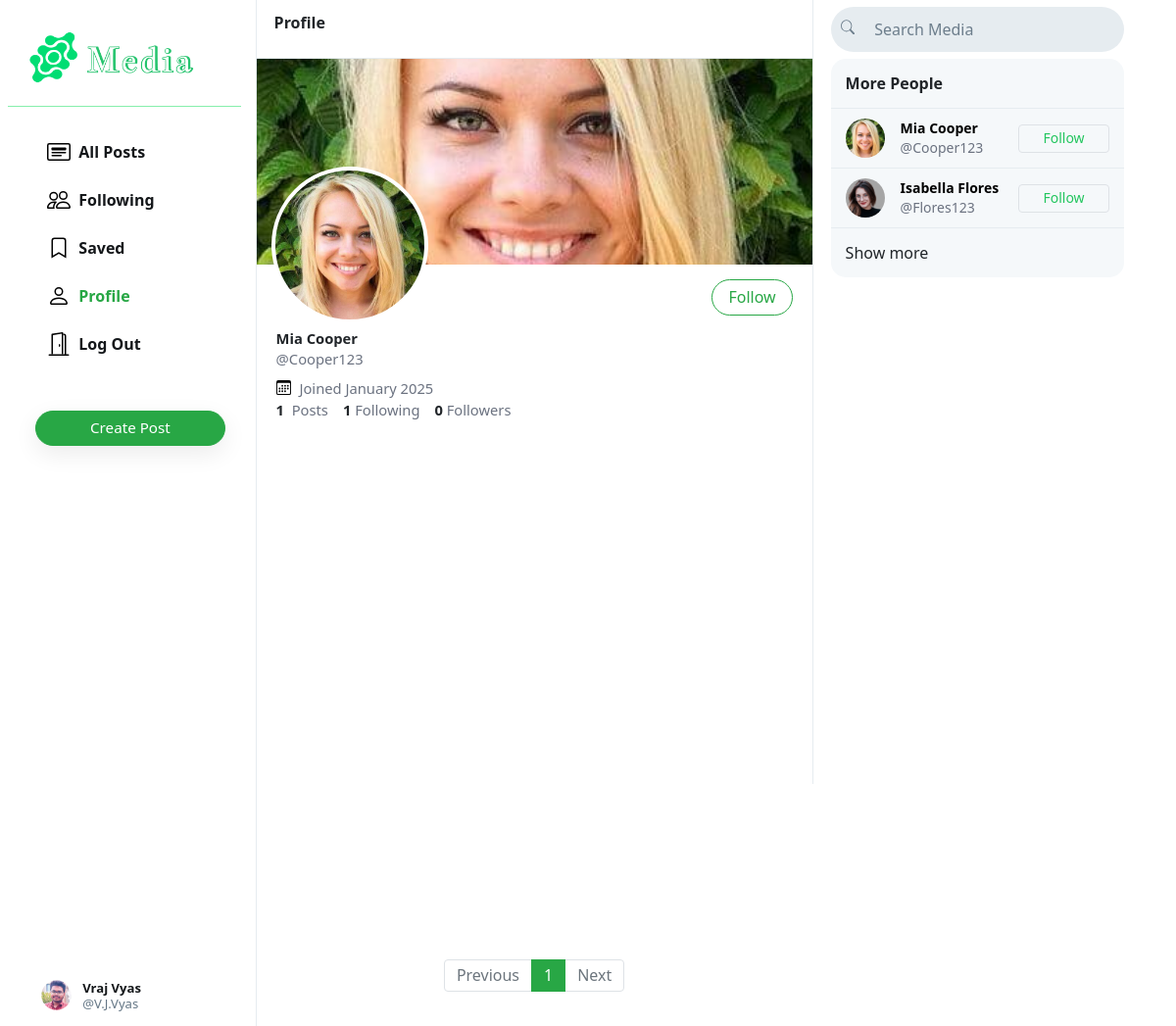
Page /Cooper123 (signed in) on the earlier database version.
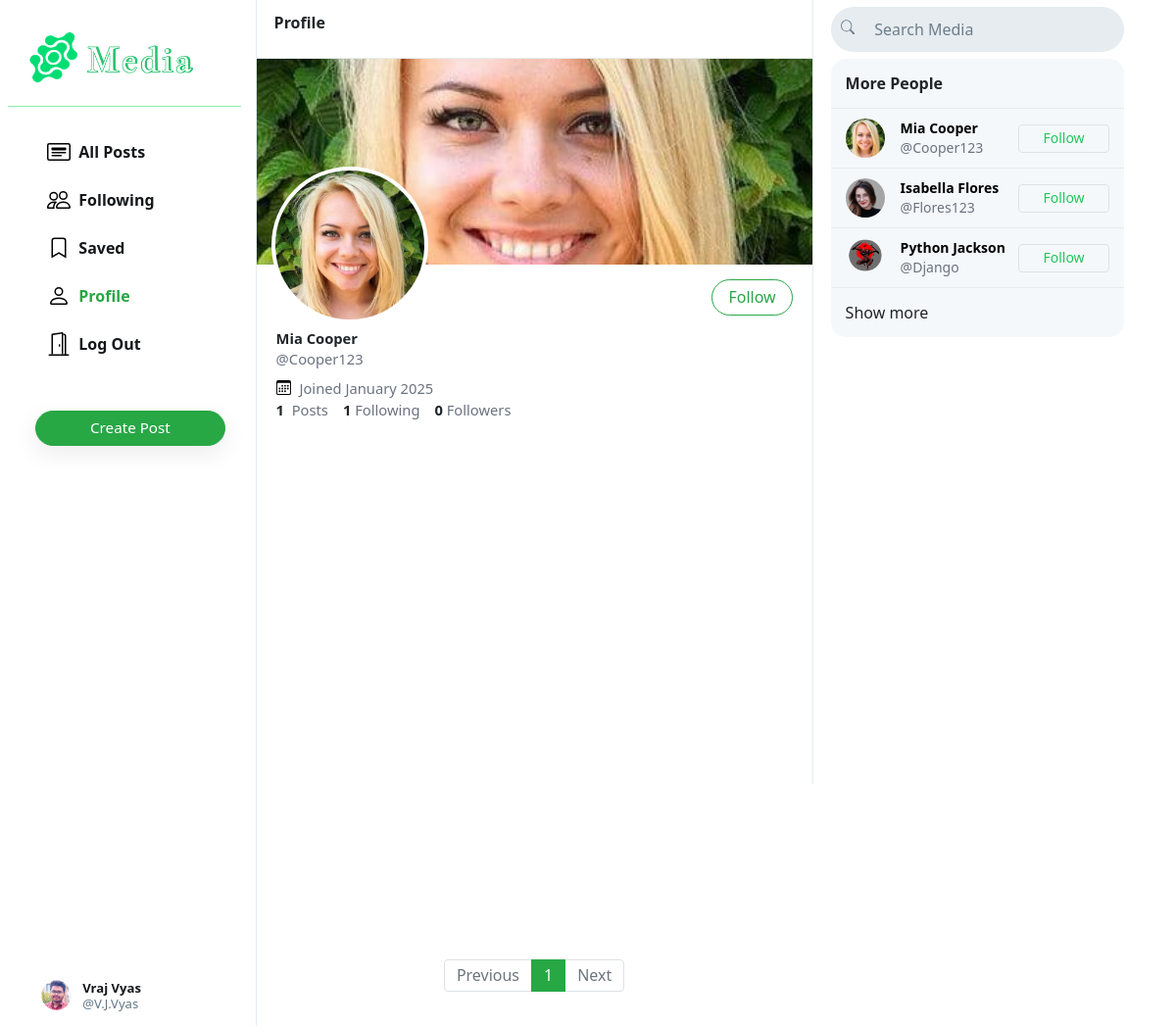
Same page on the later database version.
### Media/models.py (models this page shows, shortened)
class User(AbstractUser):
    profile_pic = models.ImageField(upload_to='profile_pic/')
    bio = models.TextField(max_length=160, blank=True, null=True)
    cover = models.ImageField(upload_to='covers/', blank=True)
    groups = models.ManyToManyField(
        'auth.Group',
        related_name='media_user_set',  # Custom related_name for the reverse accessor
        blank=True
    )
    user_permissions = models.ManyToManyField(
        'auth.Permission',
        related_name='media_user_permissions',  # Custom related_name for the reverse accessor
        blank=True
    )

### Media/views.py (the view)
# urls.py: path("<str:username>", views.profile, name='profile'),
def profile(request, username):
    user = User.objects.get(username=username)
    all_posts = Post.objects.filter(creater=user).order_by('-date_created')
    paginator = Paginator(all_posts, 10)
    page_number = request.GET.get('page')
    if page_number == None:
        page_number = 1
    posts = paginator.get_page(page_number)
    followings = []
    suggestions = []
    follower = False
    if request.user.is_authenticated:
        followings = Follower.objects.filter(followers=request.user).values_list('user', flat=True)
        suggestions = User.objects.exclude(pk__in=followings).exclude(username=request.user.username).order_by("?")[:6]
        if request.user in Follower.objects.get(user=user).followers.all():
            follower = True
    follower_count = Follower.objects.get(user=user).followers.all().count()
    following_count = Follower.objects.filter(followers=user).count()
    return render(request, 'Media/profile.html', {
        "username": user,
        "posts": posts,
        "posts_count": all_posts.count(),
        "suggestions": suggestions,
        "page": "profile",
        "is_follower": follower,
        "follower_count": follower_count,
        "following_count": following_count
    })

### Media/templates/Media/profile.html (shortened to what this page needs)
{% extends 'Media/index.html' %}
{% load static %}
{% block profile %}
    <div class="profile-view" data-user="{{username.username}}">
        <div class="h-[210px] bg-cover bg-center bg-no-repeat bg-[#ccd6dd]" style="background-image: url(/Media/{{username.cover}})"></div>
        <div class="absolute w-[160px] h-[160px] left-[15px] top-[110px] rounded-full border-4 border-white bg-white bg-cover bg-center bg-no-repeat" style="background-image: url(/Media/{{username.profile_pic}})"></div>
        <div class="p-[15px_20px]">
            <div>
                {% if user.username == username.username %}
                    <button class="btn btn-outline-success float-right" id="edit-profile-btn">Edit Profile</button>
                {% elif is_follower %}
                    <button class="btn btn-success float-right" onclick="unfollow_user(this,'{{username.username}}','edit_page')" id="following-btn">Following</button>
                {% else %}
                    <button class="btn btn-outline-success float-right" onclick="follow_user(this,'{{username.username}}','edit_page')" id="follow-btn">Follow</button>
                {% endif %}
            </div>
            <div class="mt-[52px] text-[.92em]">
                <h5 class="font-bold mb-0">{{username.first_name}} {{username.last_name}}</h5>
                <div class="text-gray-500">@{{username.username}}</div>
                <div class="text-gray-500 flex justify-start items-center py-[8px_0px]">
                  <img src="{% static 'Media/images/calender.svg' %}" class="w-[15px] h-[15px] mr-[5px]">
                    &nbsp;Joined {{username.date_joined | date:"F Y"}}
                </div>
                <div>
                    <strong>
                        {{posts_count}}
                    </strong>
                    &nbsp;<span class="text-gray-500">Posts</span>
                    <a href="#">
                        <strong id="following__count">{{following_count | default:0}}</strong>&nbsp;<span class="text-gray-500">Following</span>
                    </a>
                    <a href="#">
                        <strong id="follower__count">{{follower_count | default:0}}</strong>&nbsp;<span class="text-gray-500">Followers</span>
                    </a>
                </div>
            </div>
        </div>
    </div>
{% endblock %}

### Media/templates/Media/index.html (shortened to what this page needs)
{% extends "Media/layout.html" %}
{% load static %}
{% block body %}
    <div class="main-div">
        <div class="left-div">
            <nav class="head heading">
                {% if page == 'all_posts' %}
                    All Posts
                {% elif page == 'following' %}
                    Following
                {% elif page == 'saved' %}
                    Saved
                {% elif page == 'profile' %}
                    Profile
                {% else %}
                    Explore
                {% endif %}
            </nav>
            <div class="left-div-content">
                <div class="posts-view">
                    {% block profile %}
                    {% endblock %}
                    <div class="main-div-content">
                        <nav aria-label="Page navigation example" class="pagination-bar">
                            <ul class="pagination justify-content-center">
                                {% if posts.has_previous %}
                                    <li class="page-item">
                                        <a class="page-link" href="?page={{ posts.previous_page_number | default:1}}" tabindex="-1" aria-disabled="true">Previous</a>
                                    </li>
                                {% else %}
                                    <li class="page-item disabled">
                                        <a class="page-link" href="" tabindex="-1" aria-disabled="true">Previous</a>
                                    </li>
                                {% endif %}
                                {% for each in posts.paginator.page_range %}
                                    {% if each == posts.number %}
                                        <li class="page-item active"><a class="page-link" href="?page={{each}}">{{each}}</a></li>
                                    {% else %}
                                        <li class="page-item"><a class="page-link" href="?page={{each}}">{{each}}</a></li>
                                    {% endif %}
                                {% endfor %}
                                {% if posts.has_next %}
                                    <li class="page-item">
                                        <a class="page-link" href="?page={{ posts.next_page_number }}">Next</a>
                                    </li>
                                {% else %}
                                    <li class="page-item disabled">
                                        <a class="page-link" href="">Next</a>
                                    </li>
                                {% endif %}
                            </ul>
                          </nav>
                    </div>
                </div>
            </div>
        </div>
    </div>
{% endblock %}

### Media/templates/Media/layout.html (shortened to what this page needs)
{% load static %}
{% load static tailwind_tags %}
<!DOCTYPE html>
<html lang="en">
    <head>
        <link rel="stylesheet" href="https://stackpath.bootstrapcdn.com/bootstrap/4.4.1/css/bootstrap.min.css">
        <link href="{% static 'Media/styles.css' %}" rel="stylesheet">
        {% tailwind_css %}
    </head>
    <body>
        <div class="body" data-page="{{page}}">
            <div class="sidenav">
                <a href="{% url 'index' %}" class="navbar-brand">
                    <img class=" w-60 -ml-5" src="{% static 'Media/Images/logo.png' %}" >
                </a>
                <hr class="-ml-7 border-green-300"/>
                <div style="height: 100%;">
                    <div>
                        <div>
                            <ul>
                                <li class="nav-item" id="all_posts">
                                <a href="{% url 'index' %}" class="nav-link">
                                    <div class="w-full flex flex-row justify-center items-center">
                                        <img src="\static\Media\images\Allposts.svg" alt="all_Posts"/>
                                        &nbsp;&nbsp;All Posts
                                    </div>
                                </a>
                                </li>
                                {% if user.is_authenticated %}
                                    <li class="nav-item" id="following">
                                        <a href="{% url 'following' %}" class="nav-link">
                                            <div class="w-full flex flex-row justify-center items-center">
                                                <img src="\static\Media\images\following.svg" alt="following" />
                                                &nbsp;&nbsp;Following
                                            </div>
                                        </a>
                                    </li>
                                    <li class="nav-item" id="saved">
                                        <a href="{% url 'saved' %}" class="nav-link">
                                            <div class="w-full flex flex-row justify-center items-center">
                                                <img src="\static\Media\images\saved.svg" alt="saved" />
                                                &nbsp;&nbsp;Saved
                                            </div>
                                        </a>
                                    </li>
                                    <li class="nav-item" id="profile">
                                        <a href="{% url 'profile' user.username %}" class="nav-link">
                                            <div class="w-full flex flex-row justify-center items-center">
                                                <img src="\static\Media\images\profile.svg" alt="profile" />
                                                &nbsp;&nbsp;Profile
                                            </div>
                                        </a>
                                    </li>
                                    <li class="nav-item" id="logout">
                                        <a href="{% url 'logout' %}" class="nav-link">
                                            <div class="w-full flex flex-row justify-center items-center">
                                                <img src="\static\Media\images\logout.svg" alt="logout" />
                                                &nbsp;&nbsp;Log Out
                                            </div>
                                        </a>
                                    </li>
                                {% endif %}
                            </ul>
                        </div>
                        {% if user.is_authenticated %}
                            <button id="popup-btn" class="btn btn-success mt-5 new-post-btn" onclick="createpost()">Create Post</button>
                        {% endif %}
                    </div>
                    <div style="position: absolute; bottom: 10px;">
                        {% if user.is_authenticated %}
                            <li class="nav-item sidenav-user">
                                <a href="{% url 'profile' user.username %}" class="nav-link">
                                    <div class="user_account">
                                        <div class="small-profilepic" style="float: left; background-image: url(/Media/{{user.profile_pic}})"></div>
                                        <div style="height: 2.7vw; margin: auto;">
                                            <div style="margin-top: 4px;"><strong>{{user.first_name}} {{user.last_name}}</strong></div>
                                            <div class="grey" style="margin-top: 4px;">@{{ user.username }}</div>
                                        </div>
                                    </div>
                                </a>
                            </li>
                        {% endif %}
                    </div>
                </div>
            </div>
            {% block body %}
            {% endblock %}
            <div class="right-div">
                <nav class="head">
                    <form action="{% url 'index' %}" method="GET">
                        <div class="search-div">
                            <div class="mt-1">
                                <img  src="{% static 'Media/Images/search.svg' %}" alt="search">
                            </div>
                            <input type="text" name="query" id="search-box" placeholder="Search Media" value="{{ query }}">
                        </div>
                    </form>
                </nav>
                <div class="h-[92.5vh] overflow-auto px-[1.5vw]">
                    {% if user.is_authenticated %}
                    <div class="rounded-[15px] overflow-hidden bg-[#f5f8fa]">
                        <div class="px-[15px] py-[13px] font-extrabold border-b-[0.5px] border-[#e6ecf0]">
                            {% if query %} Search Result {% else %} More People {% endif %}
                        </div>
                        {% if suggestions %}
                            {% for suggestion in suggestions %}
                            <div class="flex items-center px-[15px] py-[10px] text-sm border-b-[0.5px] border-[#e6ecf0] hover:bg-[#edf0f4] cursor-pointer transition duration-200">
                                <div>
                                    <a href="{% url 'profile' suggestion.username %}">
                                        <div class="w-[40px] h-[40px] bg-center bg-cover rounded-full" style="background-image: url(/Media/{{ suggestion.profile_pic }})"></div>
                                    </a>
                                </div>
                                <div class="flex-1 ml-3">
                                    <a href="{% url 'profile' suggestion.username %}" class="text-black no-underline">
                                        <div class="font-bold hover:underline">{{ suggestion.first_name }} {{ suggestion.last_name }}</div>
                                        <div class="text-gray-500">@{{ suggestion.username }}</div>
                                    </a>
                                </div>
                                <div>
                                    <button class="px-4 py-[0.25em] border border-green-500 text-green-500 rounded hover:bg-green-500 hover:text-white transition" type="button" onclick="follow_user(this, '{{ suggestion.username }}', 'suggestion')">Follow</button>
                                </div>
                            </div>
                            {% endfor %}
                        {% else %}
                        <div class="text-center border-b-[0.5px] border-[#e6ecf0] px-[15px] py-[10px] text-gray-500 text-sm">
                            No matching users found.
                        </div>
                        {% endif %}
                        <div class="px-[15px] py-[13px]">
                            <a href="{% url 'index' %}?query=all" class="no-underline">Show more</a>
                        </div>
                    </div>
                {% endif %}
                </div>
            </div>
            </div>
    </body>
</html>

Differences in the rows shown:
added User: profile_pic (picture), first_name "Python", last_name "Jackson", username "Django"
